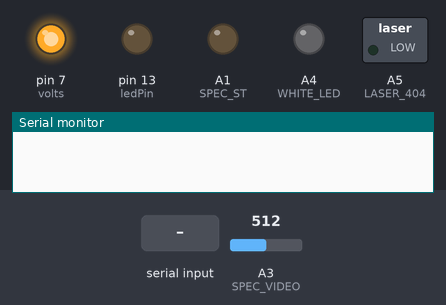
Simulated run of this sketch. Board: Arduino Uno, built with avr-gcc and run on an emulated ATmega328P. Parts: switched loads named in the sketch (green lamp = pin HIGH), output pins drawn as LEDs (lit = HIGH), the last lines printed to the serial monitor. Inputs (shaded band) come from the test bench; at power-on: A3 (SPEC_VIDEO) = 512. Pins used as bus, display or sensor lines are not drawn.

Above: at 1.2 s.
1.3 s: "s\n" received over Serial
At 2.8 s:
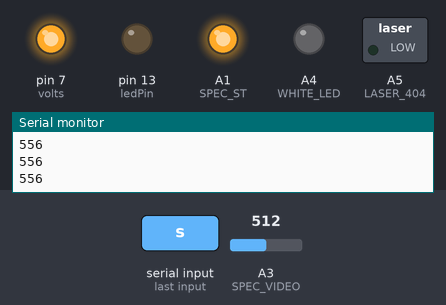
Timing chart, 0 to 4.3 s (numbered marks = the images above; inputs shaded):
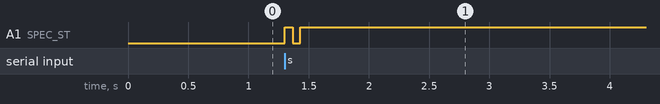

The sketch:

arduino_spec_sketch.ino
```cpp
/*
 * Macro Definitions
 */

#define SPEC_TRG         A0
#define SPEC_ST          A1
#define SPEC_CLK         A2
#define SPEC_VIDEO       A3
#define WHITE_LED        A4
#define LASER_404        A5

#define SPEC_CHANNELS    288 // New Spec Channel
uint16_t data[SPEC_CHANNELS];
int n;
const int buttonPin = 2;     // the number of the pushbutton pin
const int ledPin =  13;
const int volts = 7;
int buttonState = 0;

int N = 1;
int num_runs = 0;

void setup(){

// initialize the LED pin as an output:
  pinMode(ledPin, OUTPUT);
  pinMode(volts, OUTPUT);
  // initialize the pushbutton pin as an input:
  pinMode(buttonPin, INPUT);

  //Set desired pins to OUTPUT
  pinMode(SPEC_CLK, OUTPUT);
  pinMode(SPEC_ST, OUTPUT);
  pinMode(LASER_404, OUTPUT);
  pinMode(WHITE_LED, OUTPUT);

  digitalWrite(SPEC_CLK, LOW); // Set SPEC_CLK High
  digitalWrite(SPEC_ST, LOW); // Set SPEC_ST Low
  digitalWrite(WHITE_LED, LOW);
  digitalWrite(volts, HIGH);

  Serial.begin(115200); // Baud Rate set to 115200

}

/*
 * This functions reads spectrometer data from SPEC_VIDEO
 * Look at the Timing Chart in the Datasheet for more info
 */
void readSpectrometer(){

  float delayTime = 1; // delay time
  float intTime = 60;

  // Start clock cycle and set start pulse to signal start
  digitalWrite(SPEC_CLK, HIGH);
  delayMicroseconds(delayTime);
  digitalWrite(SPEC_CLK, LOW);
  digitalWrite(SPEC_ST, HIGH);
  delayMicroseconds(delayTime);

  //Sample for a period of time
  for(int i = 0; i < 3; i++){

      digitalWrite(SPEC_CLK, HIGH);
      delayMicroseconds(delayTime);
      digitalWrite(SPEC_CLK, LOW);
      delayMicroseconds(delayTime);

  }
 int blockTime = delayTime * 8;
  long int numIntegrationBlocks = ((long)intTime * (long)1000) / (long)blockTime;
  for (int i = 0; i < numIntegrationBlocks; i++) {
     digitalWrite(SPEC_CLK, HIGH);
      delayMicroseconds(delayTime);
      digitalWrite(SPEC_CLK, LOW);
      delayMicroseconds(delayTime);

  }
  //Set SPEC_ST to low
  digitalWrite(SPEC_ST, LOW);

  //Sample for a period of time
  for(int i = 0; i < 89; i++){

      digitalWrite(SPEC_CLK, HIGH);
      delayMicroseconds(delayTime);
      digitalWrite(SPEC_CLK, LOW);
      delayMicroseconds(delayTime);

  }

  //Read from SPEC_VIDEO
  for(int i = 0; i < SPEC_CHANNELS; i++){

      data[i] = analogRead(SPEC_VIDEO);
      delayMicroseconds(100);

      digitalWrite(SPEC_CLK, HIGH);
      delayMicroseconds(delayTime);
      digitalWrite(SPEC_CLK, LOW);
      delayMicroseconds(delayTime);

  }

  //Set SPEC_ST to high
  digitalWrite(SPEC_ST, HIGH);
/*
  //Sample for a small amount of time
  for(int i = 0; i < 7; i++){

      digitalWrite(SPEC_CLK, HIGH);
      delayMicroseconds(delayTime);
      digitalWrite(SPEC_CLK, LOW);
      delayMicroseconds(delayTime);

  }
*/
  digitalWrite(SPEC_CLK, LOW);
  delayMicroseconds(delayTime);

}

/*
 * The function below prints out data to the terminal or
 * processing plot
 */
void printData(){

  for (int i = 0; i < SPEC_CHANNELS; i++){

    Serial.println(data[i] + ',');
  }

  Serial.print("\n");
}

void loop(){
  // read the state of the pushbutton value:
 // buttonState = digitalRead(buttonPin);

  // check if the pushbutton is pressed. If it is, the buttonState is HIGH:
 /// if (buttonState == LOW) {
    // turn LED on:

   if(Serial.available()){
    n = Serial.read();
      if (n == 's') {
          readSpectrometer();
          printData();
         delay(10);
       }
  } else {
 delay(1);
  }
//  printData();

}
```

Measured:
- after the input at 1.3 s, A1 (SPEC_ST): LOW → HIGH at once, → LOW 0.07 s later, → HIGH 0.06 s later
